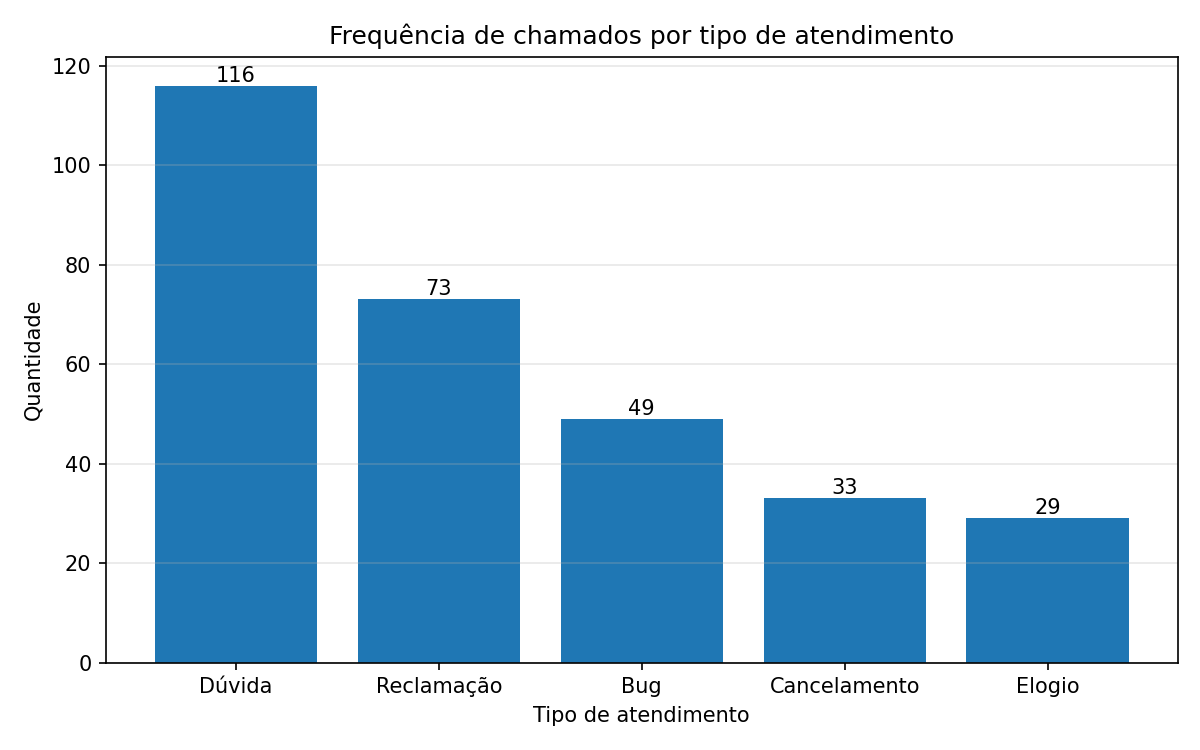

This figure's Python source:
"""Gráfico de frequência: quantidade de chamados por tipo de atendimento."""
import pandas as pd
import matplotlib.pyplot as plt

df = pd.read_csv("dados_frequencia.csv")
freq = df["tipo_atendimento"].value_counts()

fig, ax = plt.subplots(figsize=(8, 5))
barras = ax.bar(freq.index, freq.values)
ax.bar_label(barras)
ax.set_title("Frequência de chamados por tipo de atendimento")
ax.set_xlabel("Tipo de atendimento")
ax.set_ylabel("Quantidade")
ax.grid(axis="y", alpha=0.3)
plt.tight_layout()
plt.savefig("09_frequencia.png", dpi=150)
plt.show()
